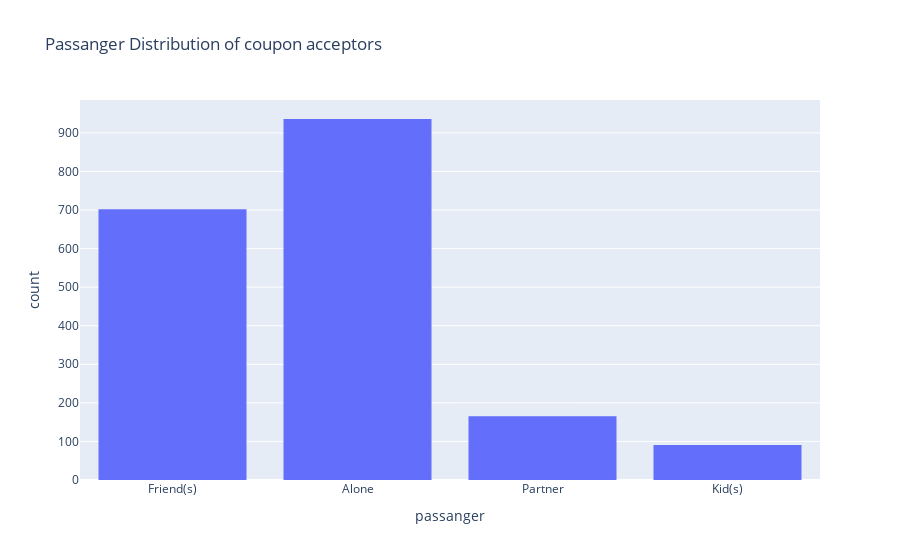

Source (notebook cell):
### Markdown cell above
Based on the above calculations, drivers are more likely to accept the coupon for the 50k and above salary range if they are not alone in the car - that's not what I would expect, that's interesting to me so I am going to look deeper into the passanger data

### Code cell
#creating data frame for accepted coupons
accepted_coffee_coupons = coffee_coupons[coffee_coupons['Y'] == 1]

# Create the histogram for the filtered DataFrame
fig = px.histogram(accepted_coffee_coupons, x="passanger",title="Passanger Distribution of coupon acceptors")
fig.show()

### Figure 1 — Plotly figure (JSON) as saved in the notebook; plotly's stock layout.template omitted (floating-point values rounded to 4 significant figures; data arrays with more than 128 entries replaced by an {"elided": "..."} marker saying what was removed)
{"data": [{"alignmentgroup": "True", "bingroup": "x", "hovertemplate": "passanger=%{x}<br>count=%{y}<extra></extra>", "legendgroup": "", "marker": {"color": "#636efa", "pattern": {"shape": ""}}, "name": "", "offsetgroup": "", "orientation": "v", "showlegend": false, "type": "histogram", "x": {"elided": "1894 str values"}, "xaxis": "x", "yaxis": "y"}], "layout": {"barmode": "relative", "legend": {"tracegroupgap": 0}, "title": {"text": "Passanger Distribution of coupon acceptors"}, "xaxis": {"anchor": "y", "domain": [0, 1], "title": {"text": "passanger"}}, "yaxis": {"anchor": "x", "domain": [0, 1], "title": {"text": "count"}}}}
